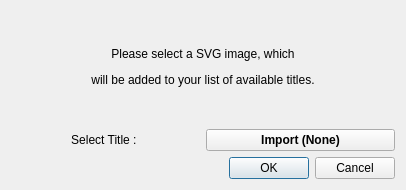
<?xml version="1.0" encoding="UTF-8"?>
<ui version="4.0">
 <class>QDialog</class>
 <widget class="QDialog" name="QDialog">
  <property name="geometry">
   <rect>
    <x>0</x>
    <y>0</y>
    <width>406</width>
    <height>190</height>
   </rect>
  </property>
  <property name="windowTitle">
   <string>Import Titles</string>
  </property>
  <property name="windowIcon">
   <iconset>
    <normaloff>icons/openshot.png</normaloff>icons/openshot.png</iconset>
  </property>
  <property name="locale">
   <locale language="English" country="UnitedKingdom"/>
  </property>
  <layout class="QGridLayout" name="gridLayout">
   <item row="0" column="0" colspan="2">
    <widget class="QLabel" name="lblText">
     <property name="text">
      <string>&lt;html&gt;&lt;head/&gt;&lt;body&gt;&lt;p&gt;Please select a SVG image, which&lt;/p&gt;&lt;p&gt;will be added to your list of available titles.&lt;/p&gt;&lt;/body&gt;&lt;/html&gt;</string>
     </property>
     <property name="alignment">
      <set>Qt::AlignCenter</set>
     </property>
    </widget>
   </item>
   <item row="1" column="0">
    <widget class="QLabel" name="lblSelectTitles">
     <property name="text">
      <string>Select Title : </string>
     </property>
     <property name="alignment">
      <set>Qt::AlignCenter</set>
     </property>
    </widget>
   </item>
   <item row="1" column="1">
    <widget class="QPushButton" name="btnImport">
     <property name="font">
      <font>
       <weight>75</weight>
       <bold>true</bold>
      </font>
     </property>
     <property name="text">
      <string>Import (None)</string>
     </property>
    </widget>
   </item>
   <item row="2" column="0" colspan="2">
    <widget class="QDialogButtonBox" name="buttonBox">
     <property name="orientation">
      <enum>Qt::Horizontal</enum>
     </property>
     <property name="standardButtons">
      <set>QDialogButtonBox::Cancel|QDialogButtonBox::Ok</set>
     </property>
    </widget>
   </item>
  </layout>
 </widget>
 <resources/>
 <connections>
  <connection>
   <sender>buttonBox</sender>
   <signal>accepted()</signal>
   <receiver>QDialog</receiver>
   <slot>accept()</slot>
   <hints>
    <hint type="sourcelabel">
     <x>248</x>
     <y>254</y>
    </hint>
    <hint type="destinationlabel">
     <x>157</x>
     <y>274</y>
    </hint>
   </hints>
  </connection>
  <connection>
   <sender>buttonBox</sender>
   <signal>rejected()</signal>
   <receiver>QDialog</receiver>
   <slot>reject()</slot>
   <hints>
    <hint type="sourcelabel">
     <x>316</x>
     <y>260</y>
    </hint>
    <hint type="destinationlabel">
     <x>286</x>
     <y>274</y>
    </hint>
   </hints>
  </connection>
 </connections>
</ui>
